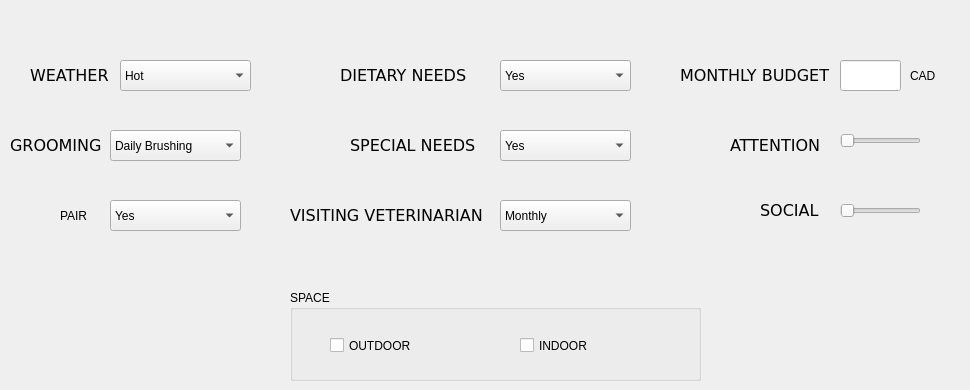
     <widget class="QWidget" name="tab_6">
      <attribute name="title">
       <string>Requirements</string>
      </attribute>
      <widget class="QLabel" name="label_65">
       <property name="geometry">
        <rect>
         <x>340</x>
         <y>60</y>
         <width>151</width>
         <height>31</height>
        </rect>
       </property>
       <property name="font">
        <font>
         <family>DejaVu Sans</family>
         <pointsize>12</pointsize>
        </font>
       </property>
       <property name="text">
        <string>DIETARY NEEDS</string>
       </property>
      </widget>
      <widget class="QLabel" name="label_66">
       <property name="geometry">
        <rect>
         <x>350</x>
         <y>130</y>
         <width>131</width>
         <height>31</height>
        </rect>
       </property>
       <property name="font">
        <font>
         <family>DejaVu Sans</family>
         <pointsize>12</pointsize>
        </font>
       </property>
       <property name="text">
        <string>SPECIAL NEEDS</string>
       </property>
      </widget>
      <widget class="QLabel" name="label_67">
       <property name="geometry">
        <rect>
         <x>290</x>
         <y>200</y>
         <width>201</width>
         <height>31</height>
        </rect>
       </property>
       <property name="font">
        <font>
         <family>DejaVu Sans</family>
         <pointsize>12</pointsize>
        </font>
       </property>
       <property name="text">
        <string>VISITING VETERINARIAN </string>
       </property>
      </widget>
      <widget class="QLabel" name="label_68">
       <property name="geometry">
        <rect>
         <x>680</x>
         <y>60</y>
         <width>171</width>
         <height>31</height>
        </rect>
       </property>
       <property name="font">
        <font>
         <family>DejaVu Sans</family>
         <pointsize>12</pointsize>
        </font>
       </property>
       <property name="text">
        <string>MONTHLY BUDGET</string>
       </property>
      </widget>
      <widget class="QLabel" name="label_70">
       <property name="geometry">
        <rect>
         <x>730</x>
         <y>130</y>
         <width>111</width>
         <height>31</height>
        </rect>
       </property>
       <property name="font">
        <font>
         <family>DejaVu Sans</family>
         <pointsize>12</pointsize>
        </font>
       </property>
       <property name="text">
        <string>ATTENTION</string>
       </property>
      </widget>
      <widget class="QLabel" name="label_71">
       <property name="geometry">
        <rect>
         <x>30</x>
         <y>60</y>
         <width>101</width>
         <height>31</height>
        </rect>
       </property>
       <property name="font">
        <font>
         <family>DejaVu Sans</family>
         <pointsize>12</pointsize>
        </font>
       </property>
       <property name="text">
        <string>WEATHER</string>
       </property>
      </widget>
      <widget class="QLabel" name="label_72">
       <property name="geometry">
        <rect>
         <x>10</x>
         <y>130</y>
         <width>101</width>
         <height>31</height>
        </rect>
       </property>
       <property name="font">
        <font>
         <family>DejaVu Sans</family>
         <pointsize>12</pointsize>
        </font>
       </property>
       <property name="text">
        <string>GROOMING</string>
       </property>
      </widget>
      <widget class="QGroupBox" name="cat_space_groupBox">
       <property name="geometry">
        <rect>
         <x>290</x>
         <y>290</y>
         <width>411</width>
         <height>91</height>
        </rect>
       </property>
       <property name="title">
        <string>SPACE</string>
       </property>
       <widget class="QCheckBox" name="cat_outdoor">
        <property name="geometry">
         <rect>
          <x>40</x>
          <y>40</y>
          <width>111</width>
          <height>31</height>
         </rect>
        </property>
        <property name="text">
         <string>OUTDOOR</string>
        </property>
       </widget>
       <widget class="QCheckBox" name="cat_indoor">
        <property name="geometry">
         <rect>
          <x>230</x>
          <y>40</y>
          <width>101</width>
          <height>31</height>
         </rect>
        </property>
        <property name="text">
         <string>INDOOR</string>
        </property>
       </widget>
      </widget>
      <widget class="QComboBox" name="cat_dietary">
       <property name="geometry">
        <rect>
         <x>500</x>
         <y>60</y>
         <width>131</width>
         <height>31</height>
        </rect>
       </property>
       <item>
        <property name="text">
         <string>Yes</string>
        </property>
       </item>
       <item>
        <property name="text">
         <string>No</string>
        </property>
       </item>
      </widget>
      <widget class="QComboBox" name="cat_vet_visits">
       <property name="geometry">
        <rect>
         <x>500</x>
         <y>200</y>
         <width>131</width>
         <height>31</height>
        </rect>
       </property>
       <item>
        <property name="text">
         <string>Monthly</string>
        </property>
       </item>
       <item>
        <property name="text">
         <string>Every 2 Months</string>
        </property>
       </item>
       <item>
        <property name="text">
         <string>Quarterly</string>
        </property>
       </item>
       <item>
        <property name="text">
         <string>Half-Yearly</string>
        </property>
       </item>
       <item>
        <property name="text">
         <string>Yearly</string>
        </property>
       </item>
      </widget>
      <widget class="QComboBox" name="cat_special_needs">
       <property name="geometry">
        <rect>
         <x>500</x>
         <y>130</y>
         <width>131</width>
         <height>31</height>
        </rect>
       </property>
       <item>
        <property name="text">
         <string>Yes</string>
        </property>
       </item>
       <item>
        <property name="text">
         <string>No</string>
        </property>
       </item>
      </widget>
      <widget class="QComboBox" name="cat_weather">
       <property name="geometry">
        <rect>
         <x>120</x>
         <y>60</y>
         <width>131</width>
         <height>31</height>
        </rect>
       </property>
       <item>
        <property name="text">
         <string>Hot</string>
        </property>
       </item>
       <item>
        <property name="text">
         <string>Cold</string>
        </property>
       </item>
       <item>
        <property name="text">
         <string>Moderate</string>
        </property>
       </item>
      </widget>
      <widget class="QComboBox" name="cat_grooming">
       <property name="geometry">
        <rect>
         <x>110</x>
         <y>130</y>
         <width>131</width>
         <height>31</height>
        </rect>
       </property>
       <item>
        <property name="text">
         <string>Daily Brushing</string>
        </property>
       </item>
       <item>
        <property name="text">
         <string>Brushing 2-3 times/week</string>
        </property>
       </item>
       <item>
        <property name="text">
         <string>Brushing once a week</string>
        </property>
       </item>
       <item>
        <property name="text">
         <string>Brushing once in 2 weeks</string>
        </property>
       </item>
       <item>
        <property name="text">
         <string>Needs Professional Grooming </string>
        </property>
       </item>
      </widget>
      <widget class="QLineEdit" name="cat_cost">
       <property name="geometry">
        <rect>
         <x>840</x>
         <y>60</y>
         <width>61</width>
         <height>31</height>
        </rect>
       </property>
      </widget>
      <widget class="QLabel" name="label_73">
       <property name="geometry">
        <rect>
         <x>910</x>
         <y>60</y>
         <width>41</width>
         <height>31</height>
        </rect>
       </property>
       <property name="text">
        <string>CAD</string>
       </property>
      </widget>
      <widget class="QLabel" name="label_74">
       <property name="geometry">
        <rect>
         <x>760</x>
         <y>190</y>
         <width>81</width>
         <height>41</height>
        </rect>
       </property>
       <property name="font">
        <font>
         <family>DejaVu Sans</family>
         <pointsize>12</pointsize>
        </font>
       </property>
       <property name="text">
        <string>SOCIAL</string>
       </property>
      </widget>
      <widget class="QSlider" name="cat_attention_2">
       <property name="geometry">
        <rect>
         <x>840</x>
         <y>130</y>
         <width>81</width>
         <height>21</height>
        </rect>
       </property>
       <property name="minimum">
        <number>1</number>
       </property>
       <property name="maximum">
        <number>5</number>
       </property>
       <property name="orientation">
        <enum>Qt::Horizontal</enum>
       </property>
      </widget>
      <widget class="QSlider" name="cat_social_2">
       <property name="geometry">
        <rect>
         <x>840</x>
         <y>200</y>
         <width>81</width>
         <height>21</height>
        </rect>
       </property>
       <property name="minimum">
        <number>1</number>
       </property>
       <property name="maximum">
        <number>5</number>
       </property>
       <property name="orientation">
        <enum>Qt::Horizontal</enum>
       </property>
      </widget>
      <widget class="QLabel" name="label_111">
       <property name="geometry">
        <rect>
         <x>60</x>
         <y>200</y>
         <width>41</width>
         <height>31</height>
        </rect>
       </property>
       <property name="text">
        <string>PAIR</string>
       </property>
      </widget>
      <widget class="QComboBox" name="cat_pair">
       <property name="geometry">
        <rect>
         <x>110</x>
         <y>200</y>
         <width>131</width>
         <height>31</height>
        </rect>
       </property>
       <item>
        <property name="text">
         <string>Yes</string>
        </property>
       </item>
       <item>
        <property name="text">
         <string>No</string>
        </property>
       </item>
      </widget>
      <widget class="QLabel" name="cat_attention">
       <property name="geometry">
        <rect>
         <x>930</x>
         <y>120</y>
         <width>31</width>
         <height>31</height>
        </rect>
       </property>
       <property name="text">
        <string/>
       </property>
      </widget>
      <widget class="QLabel" name="cat_social">
       <property name="geometry">
        <rect>
         <x>930</x>
         <y>190</y>
         <width>31</width>
         <height>31</height>
        </rect>
       </property>
       <property name="text">
        <string/>
       </property>
      </widget>
     </widget>
